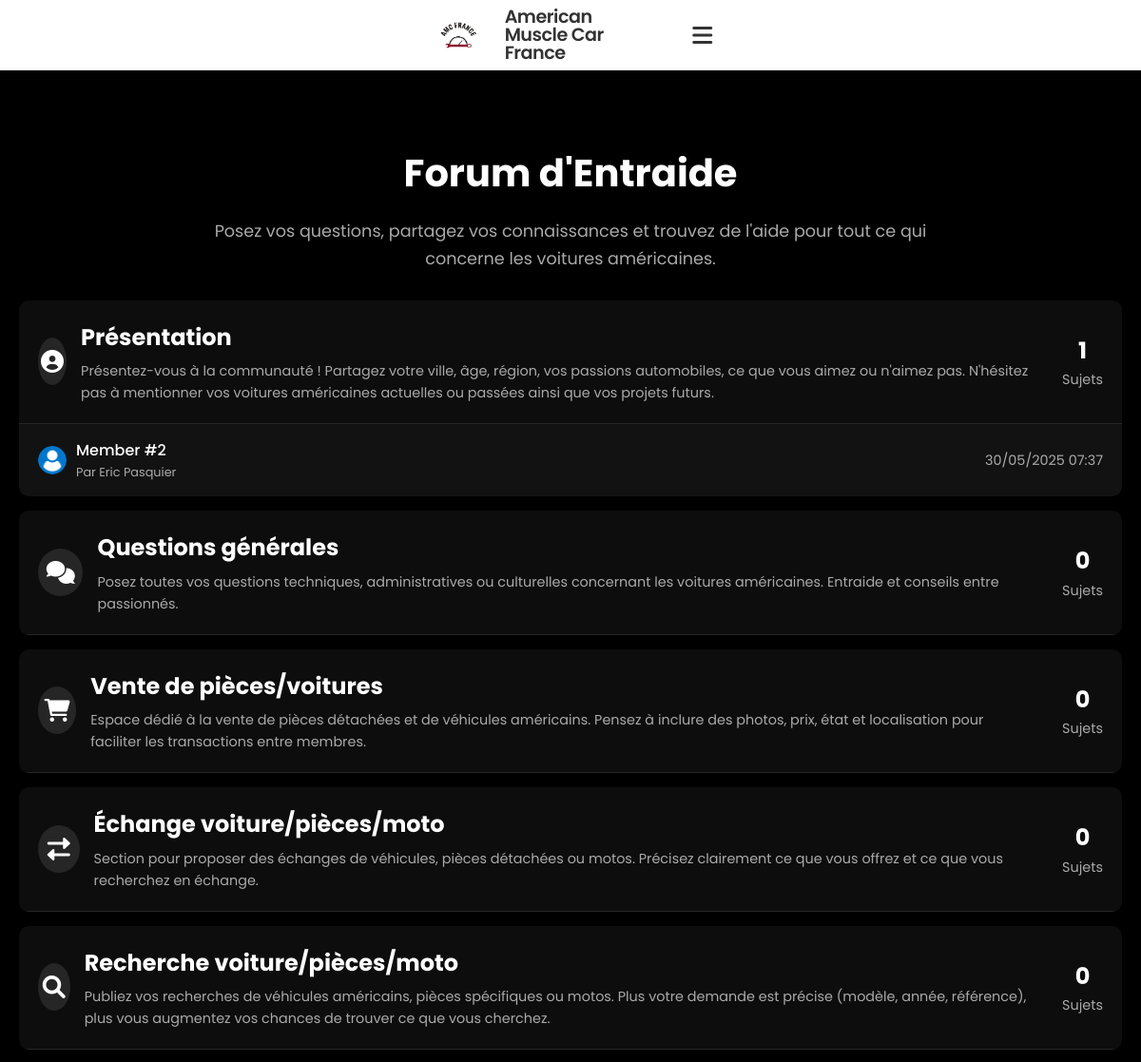
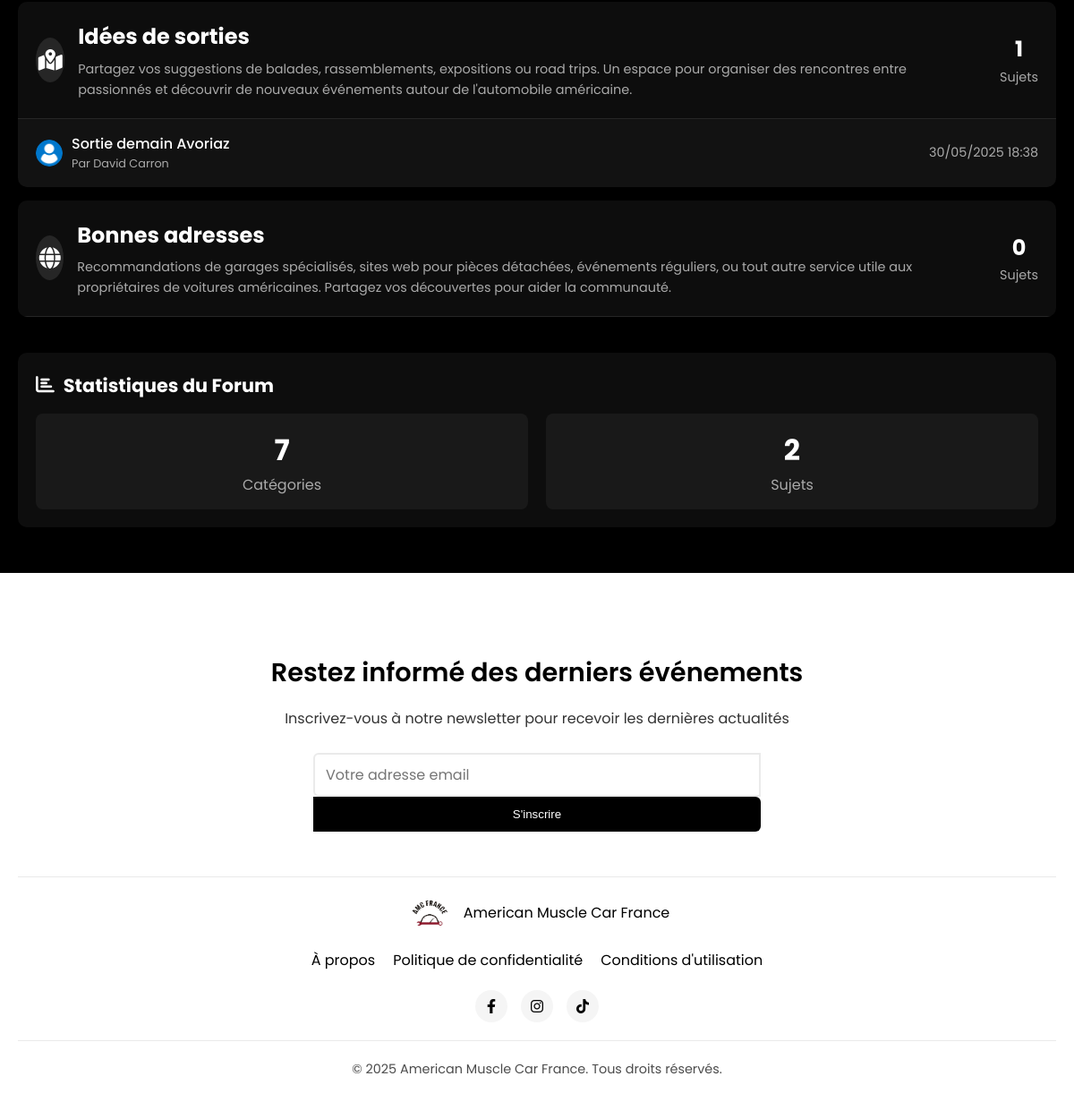
The app's page /forum/ with its own data (2 pictures, top to bottom).
### core/models.py (models this page shows, shortened)
class ClubInfo(models.Model):
    name = models.CharField(max_length=100, default="Club de Voitures Américaines", verbose_name="Nom")
    description = models.TextField(verbose_name="Description")
    founder_info = models.TextField(blank=True, null=True, verbose_name="Informations sur le fondateur")
    cofounder_info = models.TextField(blank=True, null=True, verbose_name="Informations sur le co-fondateur")
    email = models.EmailField(blank=True, null=True, verbose_name="Email")
    phone = models.CharField(max_length=20, blank=True, null=True, verbose_name="Téléphone")
    instagram = models.CharField(max_length=100, blank=True, null=True)
    facebook = models.CharField(max_length=100, blank=True, null=True)
    twitter = models.CharField(max_length=100, blank=True, null=True)
    class Meta:
        verbose_name = "Information du Club"
        verbose_name_plural = "Informations du Club"

### forum/models.py (models this page shows, shortened)
class ForumCategory(models.Model):
    name = models.CharField(max_length=100, verbose_name="Nom")
    description = models.TextField(verbose_name="Description")
    icon = models.CharField(max_length=50, default="fa-comments", verbose_name="Icône FontAwesome")
    slug = models.SlugField(unique=True)
    order = models.IntegerField(default=0, verbose_name="Ordre d'affichage")
    created_at = models.DateTimeField(auto_now_add=True, verbose_name="Date de création")
    class Meta:
        ordering = ['order', 'name']
        verbose_name = "Catégorie du forum"
        verbose_name_plural = "Catégories du forum"

class ForumTopic(models.Model):
    title = models.CharField(max_length=200, verbose_name="Titre")
    content = models.TextField(verbose_name="Contenu")
    category = models.ForeignKey(ForumCategory, related_name='topics', on_delete=models.CASCADE, verbose_name="Catégorie")
    author = models.ForeignKey(User, related_name='forum_topics', on_delete=models.CASCADE, verbose_name="Auteur")
    created_at = models.DateTimeField(auto_now_add=True, verbose_name="Créé le")
    updated_at = models.DateTimeField(auto_now=True, verbose_name="Modifié le")
    slug = models.SlugField(unique=True)
    is_locked = models.BooleanField(default=False, verbose_name="Sujet verrouillé")
    is_pinned = models.BooleanField(default=False, verbose_name="Sujet épinglé")
    views = models.PositiveIntegerField(default=0, verbose_name="Vues")
    class Meta:
        ordering = ['-is_pinned', '-created_at']
        verbose_name = "Sujet du forum"
        verbose_name_plural = "Sujets du forum"

### accounts/models.py (models this page shows, shortened)
class UserProfile(models.Model):
    ROLE_CHOICES = (
        ('founder', 'Fondateur'),
        ('co-founder', 'Co-Fondateur'),
        ('member', 'Membre'),
        ('developer', 'Développeur'),
        ('admin', 'Administratif')
    )
    user = models.OneToOneField(User, on_delete=models.CASCADE, related_name='profile')
    profile_image = models.ImageField(
        upload_to=get_file_path,  # Use our custom function
        default='default.png',
        blank=True
    )
    member_id = models.PositiveIntegerField(unique=True)
    role = models.CharField(max_length=20, choices=ROLE_CHOICES, default='member')
    is_approved = models.BooleanField(default=False)
    date_created = models.DateTimeField(auto_now_add=True)
    last_login = models.DateTimeField(blank=True, null=True)
    instagram = models.CharField(max_length=100, blank=True, null=True)
    facebook = models.CharField(max_length=100, blank=True, null=True)
    twitter = models.CharField(max_length=100, blank=True, null=True)
    bio = models.TextField(blank=True, null=True, verbose_name="Biographie")
    banner_image = models.ImageField(
        upload_to=get_file_path,  # Use our custom function
        blank=True,
        null=True
    )
    banner_color = models.CharField(max_length=20, blank=True, null=True, default="#2c3e50", verbose_name="Couleur de bannière")
    banner_approved = models.BooleanField(default=False, verbose_name="Bannière approuvée")

### forum/views.py (the view)
# urls.py: path('', views.forum_home, name='forum_home'),
def forum_home(request):
    categories = ForumCategory.objects.all().annotate(topics_count=Count('topics'))
    total_topics = ForumTopic.objects.count()
    for category in categories:
        category.latest_topic = category.topics.order_by('-created_at').first()
    return render(request, 'forum/forum_home.html', {
        'categories': categories,
        'total_topics': total_topics,  # Passer le total à la template
        'active_forum': True  # Pour marquer l'onglet forum comme actif dans la navigation
    })

### core/context_processors.py (called while the page is built)
def club_info(request):
    try:
        info = ClubInfo.objects.first()
    except:
        info = None
    return {'global_club_info': info}

### templates/forum/forum_home.html (shortened to what this page needs)
{% extends 'base/base.html' %}
{% block content %}
<div class="forum-container" style="max-width: 1200px; margin: 50px auto; padding: 0 20px;">
    <div class="forum-header" style="margin-bottom: 30px; text-align: center;">
        <h1 style="font-size: 2.5rem; margin-bottom: 15px;">Forum d'Entraide</h1>
        <p style="color: #aaa; font-size: 1.1rem; max-width: 800px; margin: 0 auto;">
            Posez vos questions, partagez vos connaissances et trouvez de l'aide pour tout ce qui concerne les voitures américaines.
        </p>
    </div>
    <div class="category-list" style="display: flex; flex-direction: column; gap: 15px;">
        {% for category in categories|dictsort:"order" %}
            <div class="category-card" style="background-color: rgba(255, 255, 255, 0.05); border-radius: 10px; padding: 0; overflow: hidden; transition: transform 0.3s ease, box-shadow 0.3s ease;">
                <a href="{% url 'forum:category_detail' category.slug %}" style="text-decoration: none; color: inherit; display: block;">
                    <div class="category-header" style="padding: 20px; border-bottom: 1px solid rgba(255, 255, 255, 0.1); display: flex; align-items: center; gap: 15px;">
                        <div class="category-icon" style="width: 50px; height: 50px; background-color: rgba(255, 255, 255, 0.1); border-radius: 50%; display: flex; align-items: center; justify-content: center;">
                            <i class="fas {{ category.icon }}" style="font-size: 1.5rem; color: white;"></i>
                        </div>
                        <div class="category-info" style="flex-grow: 1;">
                            <h2 style="margin: 0; font-size: 1.5rem;">{{ category.name }}</h2>
                            <p style="margin: 5px 0 0; color: #aaa; font-size: 0.9rem;">{{ category.description }}</p>
                        </div>
                        <div class="category-stats" style="text-align: center; margin-left: 15px;">
                            <div style="font-size: 1.5rem; font-weight: bold;">{{ category.topics_count }}</div>
                            <div style="color: #aaa; font-size: 0.9rem;">Sujets</div>
                        </div>
                    </div>
                    {% if category.latest_topic %}
                        <div class="latest-topic" style="padding: 15px 20px; background-color: rgba(255, 255, 255, 0.02);">
                            <div style="display: flex; justify-content: space-between; align-items: center;">
                                <div style="display: flex; align-items: center; gap: 10px;">
                                    <div style="width: 30px; height: 30px; border-radius: 50%; overflow: hidden;">
                                        <img src="{{ category.latest_topic.author.profile.profile_image.url }}" alt="{{ category.latest_topic.author.username }}" style="width: 100%; height: 100%; object-fit: cover;" onerror="this.onerror=null; this.src='/static/img/default-avatar.png';">
                                    </div>
                                    <div>
                                        <p style="margin: 0; font-weight: 500;">{{ category.latest_topic.title|truncatechars:50 }}</p>
                                        <p style="margin: 0; font-size: 0.8rem; color: #aaa;">Par {{ category.latest_topic.author.get_full_name|default:category.latest_topic.author.username }}</p>
                                    </div>
                                </div>
                                <div style="font-size: 0.9rem; color: #aaa;">{{ category.latest_topic.created_at|date:"d/m/Y H:i" }}</div>
                            </div>
                        </div>
                    {% endif %}
                </a>
            </div>
        {% endfor %}
    </div>
    <div class="forum-stats" style="margin-top: 40px; background-color: rgba(255, 255, 255, 0.05); border-radius: 10px; padding: 20px;">
        <h3 style="margin-top: 0; margin-bottom: 15px; font-size: 1.3rem; display: flex; align-items: center;">
            <i class="fas fa-chart-bar" style="margin-right: 10px;"></i>Statistiques du Forum
        </h3>
        <div class="stats-grid" style="display: grid; grid-template-columns: repeat(auto-fit, minmax(200px, 1fr)); gap: 20px;">
            <div class="stat-card" style="text-align: center; background-color: rgba(255, 255, 255, 0.05); padding: 15px; border-radius: 8px;">
                <div style="font-size: 2rem; font-weight: bold;">{{ categories|length }}</div>
                <div style="color: #aaa;">Catégories</div>
            </div>
            <div class="stat-card" style="text-align: center; background-color: rgba(255, 255, 255, 0.05); padding: 15px; border-radius: 8px;">
                <div style="font-size: 2rem; font-weight: bold;">{{ total_topics }}</div>
                <div style="color: #aaa;">Sujets</div>
            </div>
        </div>
    </div>
</div>
{% endblock %}

### templates/base/base.html (shortened to what this page needs)
<!DOCTYPE html>
<html lang="fr">
<head>
    <link href="https://cdnjs.cloudflare.com/ajax/libs/font-awesome/6.0.0/css/all.min.css" rel="stylesheet">
    <link href="/static/css/style.css" rel="stylesheet">
</head>
<body>
    <nav>
        <div class="nav-left">
            <a href="{% url 'home' %}">
                <img src="/static/img/logo.png" alt="logo">
            </a>
            <span class="nav-title">{% if global_club_info %}{{ global_club_info.name }}{% else %}Club de Voitures Américaines{% endif %}</span>
        </div>
        <div class="nav-right">
            <button id="mobile-menu-toggle" aria-label="Toggle menu">
                <i class="fas fa-bars"></i>
            </button>
        </div>
    </nav>
    {% block content %}{% endblock %}
    <footer>
        <div class="footer-container">
            <div class="newsletter">
                <h3>Restez informé des derniers événements</h3>
                <p>Inscrivez-vous à notre newsletter pour recevoir les dernières actualités</p>
                <form class="newsletter-form" method="post" action="{% url 'newsletter_signup' %}">
                    <input type="email" name="email" placeholder="Votre adresse email" required>
                    <button type="submit">S'inscrire</button>
                </form>
            </div>
            <div class="footer-info">
                <div class="footer-logo">
                    <img src="/static/img/logo.png" alt="logo" class="footer-logo-img">
                    <span>{% if global_club_info %}{{ global_club_info.name }}{% else %}Club de Voitures Américaines{% endif %}</span>
                </div>
                <div class="footer-links">
                    <a href="{% url 'about' %}">À propos</a>
                    <a href="#">Politique de confidentialité</a>
                    <a href="#">Conditions d'utilisation</a>
                </div>
                <div class="social-links">
                    <a href="#" aria-label="Facebook"><i class="fab fa-facebook-f"></i></a>
                    <a href="#" aria-label="Instagram"><i class="fab fa-instagram"></i></a>
                    <a href="#" aria-label="TikTok"><i class="fab fa-tiktok"></i></a>
                </div>
            </div>
            <div class="copyright">
                <p>&copy; {% now "Y" %} {% if global_club_info %}{{ global_club_info.name }}{% else %}Club de Voitures Américaines{% endif %}. Tous droits réservés.</p>
            </div>
        </div>
    </footer>
</body>
</html>

### static/css/style.css (style rules this page uses)
:root { --main-dark: #0e0f10; --secondary-dark: #1a1c1e; --accent: #ff3838; --text-light: #f8f9fa; --text-secondary: #adb5bd; --event-date-bg: #ff3838; }
html, body { height: 100%; }
html { font-size: 16px; }
body { margin: 0; padding: 0; background-color: black; color: white; font-family: 'Poppins', sans-serif; display: flex; flex-direction: column; min-height: 100vh; line-height: 1.6; }
nav { display: flex; justify-content: center; align-items: center; padding: 15px 30px; background-color: white; box-shadow: 0 2px 10px rgba(0, 0, 0, 0.1); position: sticky; top: 0; z-index: 100; }
.nav-left { display: flex; align-items: center; gap: 15px; }
.nav-left img { height: 75px; width: auto; object-fit: contain; display: block; }
.nav-title { font-weight: 600; font-size: 1.4em; color: #333; letter-spacing: -0.5px; display: flex; align-items: center; line-height: 1; }
.nav-right { display: flex; }
nav a { text-decoration: none; color: #333; font-weight: 500; font-size: 1.05rem; padding: 8px 12px; border-radius: 4px; position: relative; transition: all 0.2s ease; }
nav a::after { content: ''; position: absolute; width: 0; height: 2px; bottom: 0; left: 50%; background-color: #333; transition: all 0.3s ease; }
footer { background-color: white; color: black; padding: 60px 0 30px; width: 100%; margin-top: auto; position: relative; z-index: 5; }
.footer-container { max-width: 1300px; margin: 0 auto; padding: 0 20px; }
.newsletter { text-align: center; max-width: 600px; margin: 0 auto 50px; }
.newsletter h3 { font-size: 1.8rem; font-weight: 600; margin-bottom: 15px; }
.newsletter p { font-size: 1rem; margin-bottom: 25px; opacity: 0.8; }
.newsletter-form { display: flex; flex-direction: column; max-width: 500px; margin: 0 auto; }
.newsletter-form input { flex: 1; padding: 12px 15px; border: 2px solid #eaeaea; border-radius: 6px 0 0 6px; font-size: 1rem; font-family: inherit; transition: border-color 0.3s ease; }
.newsletter-form button { background-color: black; color: white; border: none; padding: 12px 25px; border-radius: 0 6px 6px 0; font-weight: 500; cursor: pointer; transition: background-color 0.3s ease; }
.footer-info { display: flex; justify-content: space-between; align-items: center; flex-wrap: wrap; padding: 20px 0; border-top: 1px solid #eaeaea; border-bottom: 1px solid #eaeaea; margin-bottom: 20px; }
.footer-logo { display: flex; align-items: center; gap: 10px; }
.footer-logo-img { height: 40px; width: auto; }
.footer-links { display: flex; flex-direction: row; align-items: center; gap: 20px; }
.footer-links a { color: black; text-decoration: none; transition: color 0.3s ease; }
.social-links { display: flex; gap: 15px; }
.social-links a { display: inline-flex; align-items: center; justify-content: center; width: 36px; height: 36px; border-radius: 50%; background-color: #f5f5f5; color: black; text-decoration: none; transition: background-color 0.3s ease, transform 0.3s ease; }
.copyright { text-align: center; font-size: 0.9rem; opacity: 0.7; }
@media (max-width: 1400px) { .footer-info { flex-direction: column; gap: 20px; } }
input, select, textarea { font-size: 16px !important; padding: 10px 12px !important; }

### templates/base/base.html (style rules this page uses)
body.page-transition { animation: fadeIn 0.5s ease-in-out; }
nav { display: flex; justify-content: center; align-items: center; padding: 15px 30px; background-color: white; box-shadow: 0 2px 10px rgba(0, 0, 0, 0.1); position: sticky; top: 0; z-index: 100; flex-wrap: nowrap; }
.nav-left { display: flex; align-items: center; gap: 15px; flex-shrink: 0; margin-right: 20px; }
.nav-right { display: flex; align-items: center; gap: 10px; flex-shrink: 0; }
#mobile-menu-toggle { display: flex; align-items: center; justify-content: center; background: none; border: none; color: #333; font-size: 1.5rem; cursor: pointer; margin-left: 10px; padding: 5px; transition: transform 0.3s ease; width: 36px; height: 36px; border-radius: 50%; }
@media (max-width: 1400px) { nav { flex-wrap: wrap; padding: 8px 15px; } }
@media (max-width: 1400px) { .nav-left { gap: 10px; } }
@media (max-width: 1400px) { .nav-left img { height: 38px; } }
@media (max-width: 1400px) { .nav-title { font-size: 1.2em; max-width: 160px; overflow: hidden; text-overflow: ellipsis; } }

### records on screen
ClubInfo: name "American Muscle Car France"
ForumCategory: name "Présentation", description "Présentez-vous à la communauté ! Partagez votre ville, âge, région, vos passions automobiles, ce que vous aimez ou n'aimez pas. N'hésitez pas à mentionner vos voitures américaines actuelles ou passées ainsi que vos projets futurs.", topics_count "1", latest_topic "Member #2", latest_topic.author.get_full_name "Eric Pasquier", latest_topic.created_at "30/05/2025 07:37"
ForumCategory: name "Questions générales", description "Posez toutes vos questions techniques, administratives ou culturelles concernant les voitures américaines. Entraide et conseils entre passionnés.", topics_count "0"
ForumCategory: name "Vente de pièces/voitures", description "Espace dédié à la vente de pièces détachées et de véhicules américains. Pensez à inclure des photos, prix, état et localisation pour faciliter les transactions entre membres.", topics_count "0"
ForumCategory: name "Échange voiture/pièces/moto", description "Section pour proposer des échanges de véhicules, pièces détachées ou motos. Précisez clairement ce que vous offrez et ce que vous recherchez en échange.", topics_count "0"
ForumCategory: name "Recherche voiture/pièces/moto", description "Publiez vos recherches de véhicules américains, pièces spécifiques ou motos. Plus votre demande est précise (modèle, année, référence), plus vous augmentez vos chances de trouver ce que vous cherchez.", topics_count "0"
ForumCategory: name "Idées de sorties", description "Partagez vos suggestions de balades, rassemblements, expositions ou road trips. Un espace pour organiser des rencontres entre passionnés et découvrir de nouveaux événements autour de l'automobile américaine.", topics_count "1", latest_topic.author.profile.profile_image (placeholder picture), latest_topic "Sortie demain Avoriaz", latest_topic.author.get_full_name "David Carron", latest_topic.created_at "30/05/2025 18:38"
ForumCategory: name "Bonnes adresses", description "Recommandations de garages spécialisés, sites web pour pièces détachées, événements réguliers, ou tout autre service utile aux propriétaires de voitures américaines. Partagez vos découvertes pour aider la communauté.", topics_count "0"

### other values on screen
{{ categories|length }} "7"
{{ total_topics }} "2"
